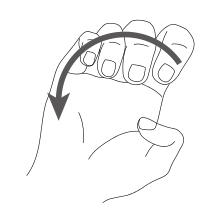
#> input picture try/fig_sample/test_png.png, 222 x 222 px, found by its file name
$ python test_auto_crop.py
#> lines starting #> are read from the running program, lines starting #| are printed output that depends on the picture; after the words box and inside, x2 and y2 are one past the last pixel; in counts of white or black regions, pixels touching at a corner belong together
import cv2
import numpy as np


def preproces_image(
    image,
    *,
    kernel_size=15,
    crop_side=50,
    blocksize=35,
    constant=15,
    max_value=255,
):
    gray = cv2.cvtColor(image, cv2.COLOR_BGR2GRAY)
    bit = cv2.bitwise_not(gray)
    image_adapted = cv2.adaptiveThreshold(
        src=bit,
        maxValue=max_value,
        adaptiveMethod=cv2.ADAPTIVE_THRESH_MEAN_C,
        thresholdType=cv2.THRESH_BINARY,
        blockSize=blocksize,
        C=constant,
    )
    kernel = np.ones((kernel_size, kernel_size), np.uint8)
    erosion = cv2.erode(image_adapted, kernel, iterations=2)
    return erosion[crop_side:-crop_side, crop_side:-crop_side]

def find_edges(image_preprocessed, *, bw_threshold=150, limits=(0.2, 0.15)):
    mask = image_preprocessed < bw_threshold
    edges = []
    for axis in (1, 0):
        count = mask.sum(axis=axis)
        limit = limits[axis] * image_preprocessed.shape[axis]
        index_ = np.where(count >= limit)
        _min, _max = index_[0][0], index_[0][-1]
        edges.append((_min, _max))
    return edges


def adapt_edges(edges, *, height, width):
    (x_min, x_max), (y_min, y_max) = edges
    x_min2 = x_min
    x_max2 = x_max + min(250, (height - x_max) * 10 // 11)
    # could do with less magic numbers
    y_min2 = max(0, y_min)
    y_max2 = y_max + min(250, (width - y_max) * 10 // 11)
    return (x_min2, x_max2), (y_min2, y_max2)

if __name__ == "__main__":

    filename_in = "../../sandbox/fig_sample/test_png.png"
    filename_out = "res_NHnV7.png"

    image = cv2.imread(str(filename_in))
#> image is the input picture: shape (222, 222, 3); mean B, G, R 246.9, 246.9, 246.9
    height, width = image.shape[0:2]
#> height = 222; width = 222
    image_preprocessed = preproces_image(image)
#> in preproces_image, `bit = cv2.bitwise_not(gray)`:
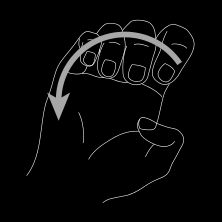
#> bit: shape (222, 222); min 0, max 217, mean 8.1
#> in preproces_image, `image_adapted = cv2.adaptiveThreshold( src=bit, maxValue=max_value, ad..`:
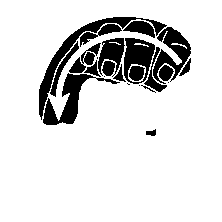
#> image_adapted: shape (222, 222); 85.8% white; 23 black regions (5 under 20 px), largest, box (x1, y1, x2, y2) and area: (39, 17, 167, 120) 1282, (43, 73, 120, 125) 1106, (153, 27, 191, 84) 932
#> in preproces_image, `erosion = cv2.erode(image_adapted, kernel, iterations=2)`:
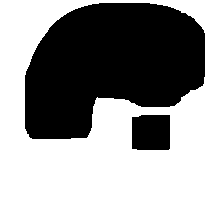
#> erosion: shape (222, 222); 60.9% white; 2 black regions, box (x1, y1, x2, y2) and area: (25, 3, 205, 139) 17960, (132, 115, 170, 150) 1308
#> in preproces_image, `return erosion[crop_side:-crop_side, crop_side:-crop_side]`:
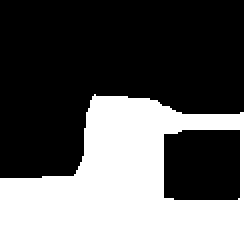
#> returned value: shape (122, 122) (shown 2 times larger); 37.9% white; 1 white region, box (x1, y1, x2, y2) and area: (0, 47, 122, 122) 5647
    edges = find_edges(image_preprocessed)
#> after the loop in find_edges, `for axis in (1, 0):`: edges = [(0, 99), (0, 121)]
#> edges = [(0, 99), (0, 121)]
    (x_min, x_max), (y_min, y_max) = adapt_edges(
        edges, height=height, width=width
    )
#> in adapt_edges, `(x_min, x_max), (y_min, y_max) = edges`: x_min = 0; x_max = 99; y_min = 0; y_max = 121
#> in adapt_edges, `x_min2 = x_min`: x_min2 = 0
#> in adapt_edges, `x_max2 = x_max + min(250, (height - x_max) * 10 // 11)`: x_max2 = 210
#> in adapt_edges, `y_min2 = max(0, y_min)`: y_min2 = 0
#> in adapt_edges, `y_max2 = y_max + min(250, (width - y_max) * 10 // 11)`: y_max2 = 212
#> x_min = 0; x_max = 210; y_min = 0; y_max = 212
    image_cropped = image[x_min:x_max, y_min:y_max]
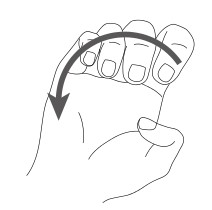
#> image_cropped: shape (210, 212, 3); mean B, G, R 246, 246, 246.1
    cv2.imwrite(str(filename_out), image_cropped)
